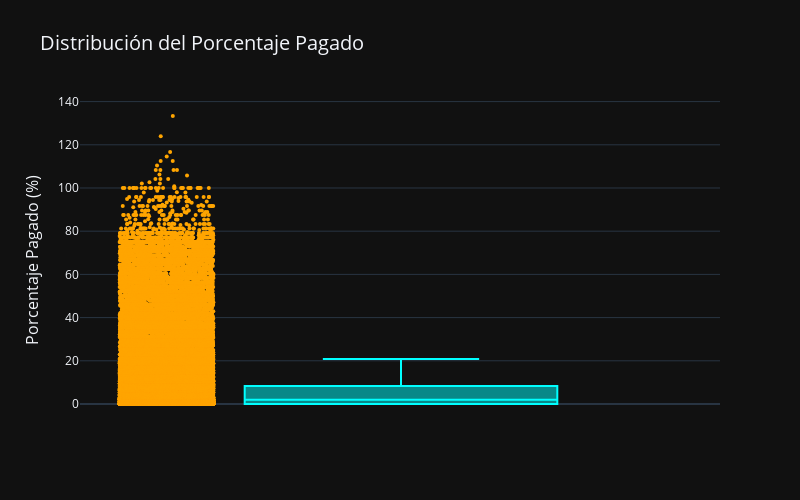

This figure's notebook cell:
### Code cell
import plotly.express as px

fig = px.box(
    df_max_pago,
    y="porcentaje_pagado",
    points="all", 
    title="Distribución del Porcentaje Pagado",
    labels={"porcentaje_pagado": "Porcentaje Pagado (%)"},
    template="plotly_dark", 
    height=500,
    width=800
)

fig.update_traces(
    marker=dict(size=4, color="orange"),
    line=dict(color="cyan")
)

fig.update_layout(
    title_font_size=20,
    yaxis_title_font_size=16
)

fig.show()

### Figure 1 — Plotly figure (JSON) as saved in the notebook; plotly's stock layout.template omitted (floating-point values rounded to 4 significant figures; data arrays with more than 128 entries replaced by an {"elided": "..."} marker saying what was removed)
{"data": [{"alignmentgroup": "True", "boxpoints": "all", "hovertemplate": "Porcentaje Pagado (%)=%{y}<extra></extra>", "legendgroup": "", "line": {"color": "cyan"}, "marker": {"color": "orange", "size": 4}, "name": "", "notched": false, "offsetgroup": "", "orientation": "v", "showlegend": false, "type": "box", "x0": " ", "xaxis": "x", "y": {"elided": "51154 float values"}, "y0": " ", "yaxis": "y"}], "layout": {"boxmode": "group", "height": 500, "legend": {"tracegroupgap": 0}, "title": {"font": {"size": 20}, "text": "Distribución del Porcentaje Pagado"}, "width": 800, "xaxis": {"anchor": "y", "domain": [0, 1]}, "yaxis": {"anchor": "x", "domain": [0, 1], "title": {"font": {"size": 16}, "text": "Porcentaje Pagado (%)"}}}}
